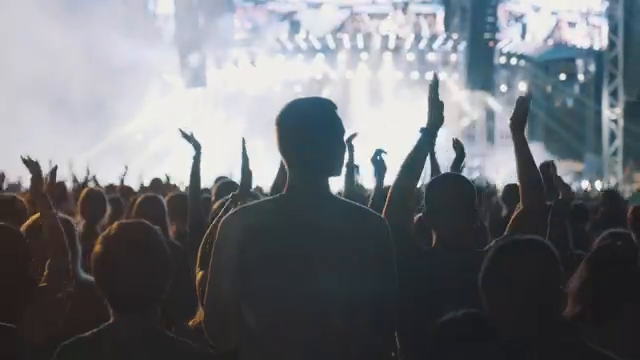
#> input picture frame 23 of dataset/videos50/mixkit_17630.mp4, 640 x 360 px
$ python check_people.py
#> lines starting #> are read from the running program, lines starting #| are printed output that depends on the picture
# -*- coding: utf-8 -*-
"""Quick pedestrian presence check using OpenCV HOG on sampled frames."""
import os, sys, cv2
import numpy as np

vdir = r"H:/PedestrianRiskDecision/dataset/videos50"
files = sorted([f for f in os.listdir(vdir) if f.lower().endswith((".mp4",".webm"))])

try:
    hog = cv2.HOGDescriptor()
    hog.setSVMDetector(cv2.HOGDescriptor_getDefaultPeopleDetector())
    have_hog = True
except Exception as e:
    print("HOG init failed:", e, file=sys.stderr)
    have_hog = False

def check(vpath, n_frames=6):
#> called with n_frames = 6
    cap = cv2.VideoCapture(vpath)
    if not cap.isOpened():
        return None
    total = int(cap.get(cv2.CAP_PROP_FRAME_COUNT)) or 0
    if total <= 0:
        cap.release()
        return None
    detections = 0
    frames_with = 0
    positions = []
    for fi in range(n_frames):
        target = int(total * (fi + 0.5) / n_frames)
        cap.set(cv2.CAP_PROP_POS_FRAMES, target)
        ok, frame = cap.read()
        if not ok or frame is None:
            continue
        frame = cv2.resize(frame, (640, 360))
        gray = cv2.cvtColor(frame, cv2.COLOR_BGR2GRAY)
        if have_hog:
            rects, _ = hog.detectMultiScale(gray, winStride=(4,4), padding=(8,8), scale=1.05)
            det = len(rects)
            if det > 0:
                frames_with += 1
                detections += det
                positions.append((fi, det))
        else:
            # fallback: variance heuristic (not reliable)
            det = 1
            frames_with += 1
            detections += 1
#> this loop made 6 passes
#> (rects, det, detections) on pass 5: ([[73, 194, 71, 142], [3, 181, 80, 159], [299, 24, 125, 249]], 3, 28)
#> (det, detections) on passes 1, 2, 3, 4, 6: (7, 7), (7, 14), (4, 18), (7, 25), (7, 35)
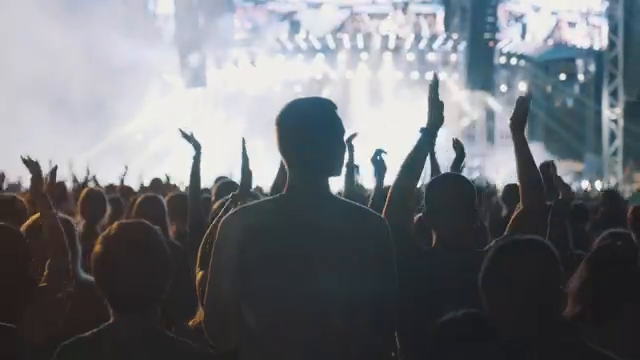
#> input picture frame 23 of dataset/videos50/mixkit_17630.mp4, 640 x 360 px
#> pass 1, in check, `gray = cv2.cvtColor(frame, cv2.COLOR_BGR2GRAY)`:
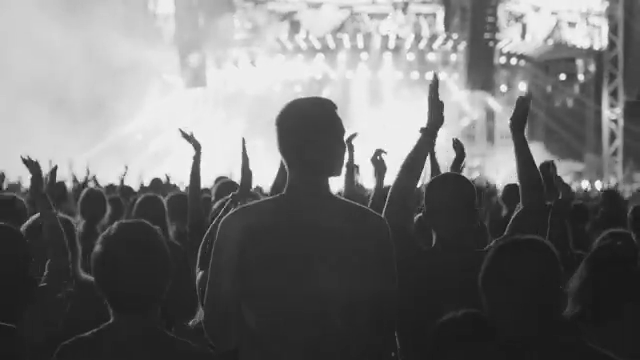
#> gray: shape (360, 640); min 21, max 255, mean 113.6
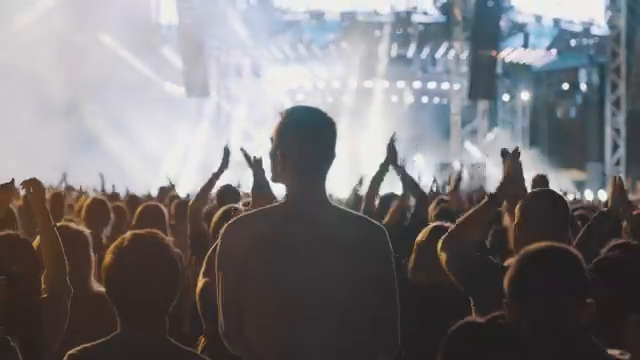
#> input picture frame 70 of dataset/videos50/mixkit_17630.mp4, 640 x 360 px
#> pass 2, in check, `gray = cv2.cvtColor(frame, cv2.COLOR_BGR2GRAY)`:
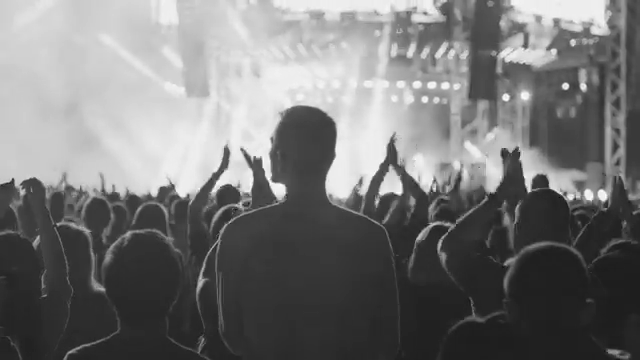
#> gray: shape (360, 640); min 11, max 255, mean 117.8
#> pass 3, in check, `ok, frame = cap.read()`:
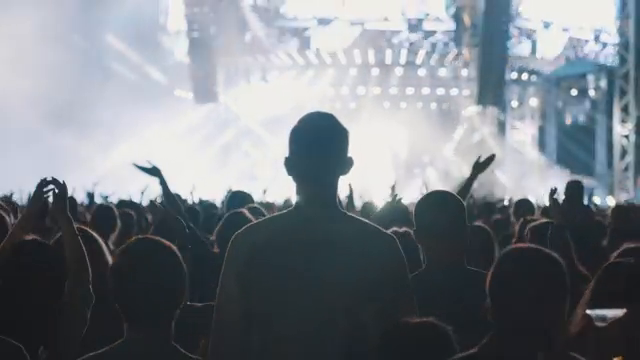
#> frame: shape (360, 640, 3); mean B, G, R 133.5, 126.7, 120.4
#> pass 3, in check, `gray = cv2.cvtColor(frame, cv2.COLOR_BGR2GRAY)`:
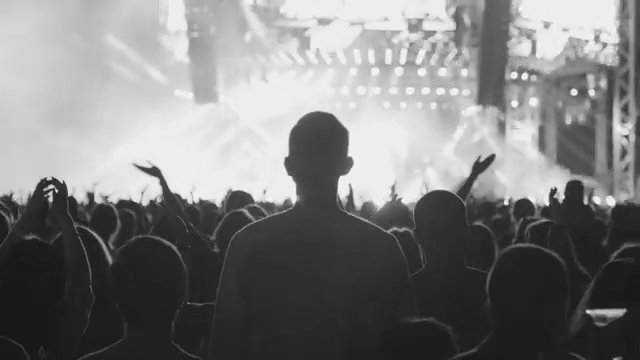
#> gray: shape (360, 640); min 16, max 255, mean 125.6
#> after the loop:
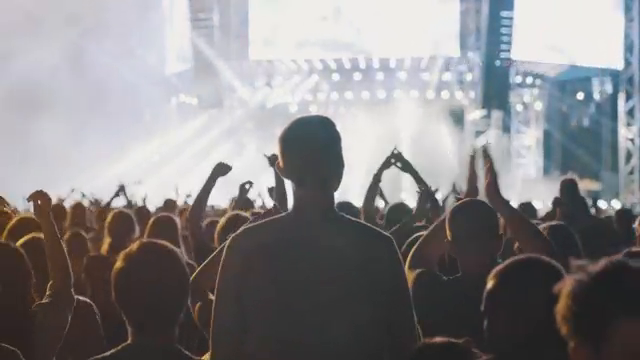
#> frame: shape (360, 640, 3); mean B, G, R 135.6, 133.8, 135.5
#> after the loop:
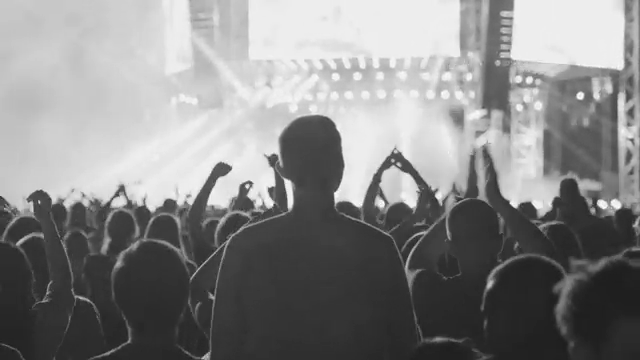
#> gray: shape (360, 640); min 29, max 255, mean 134.5
#> after the loop, detections = 35; frames_with = 6; positions = [(0, 7), (1, 7), (2, 4), (3, 7), (4, 3), (5, 7)]
    cap.release()
    return {"total_frames": total, "frames_with_people": frames_with,
            "total_detections": detections, "positions": positions}

results = {}
for fn in files:
    path = os.path.join(vdir, fn)
    r = check(path)
#> r = {'total_frames': 282, 'frames_with_people': 6, 'total_detections': 35, 'positions': [(0, 7), (1, 7), (2, 4), (3, 7), (4, 3), (5, 7)]}
    results[fn] = r
    if r:
        print(f"{fn}: det_frames={r['frames_with_people']}/6 dets={r['total_detections']} frames={r['total_frames']}")
#| mixkit_17630.mp4: det_frames=6/6 dets=35 frames=282
    else:
        print(f"{fn}: OPEN FAILED")

# Summary
ok = {f:r for f,r in results.items() if r}
#> ok = 1 item
zero = [f for f,r in ok.items() if r["frames_with_people"] == 0]
#> zero = []
print("\n=== SUMMARY ===")
print("total files:", len(files), "opened:", len(ok), "with >=1 detection frame:", len(ok)-len(zero))
#| total files: 1 opened: 1 with >=1 detection frame: 1
print("files with 0 pedestrian detections across all sampled frames:", len(zero))
#| files with 0 pedestrian detections across all sampled frames: 0
for f in zero:
    print("  ZERO:", f)
#> this loop made 0 passes

with open(os.path.join(vdir, "_hog_check.txt"), "w") as fh:
    for fn in files:
        r = results.get(fn)
        fh.write(f"{fn}\t{r if r else 'OPEN_FAIL'}\n")
print("Saved _hog_check.txt")

$ run again, starting later in the video
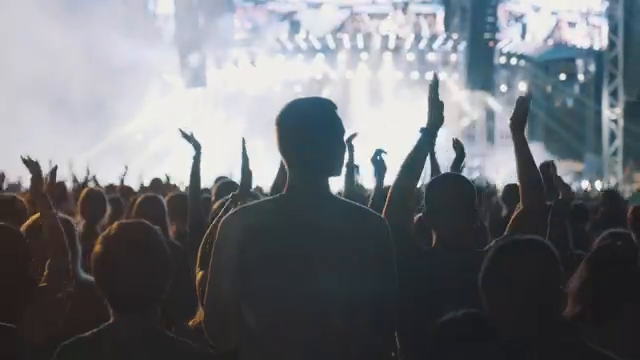
#> input picture frame 23 of dataset/videos50/mixkit_17630.mp4, 640 x 360 px
#> the loop in check, `for fi in range(n_frames):` made 6 passes
#> (rects, det, detections) on pass 5: ([[73, 194, 71, 142], [3, 181, 80, 159], [299, 24, 125, 249]], 3, 28)
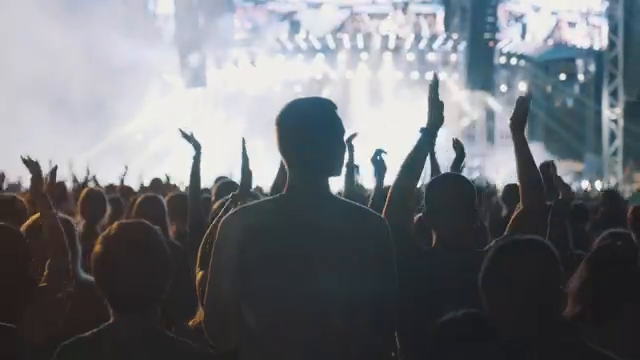
#> input picture frame 23 of dataset/videos50/mixkit_17630.mp4, 640 x 360 px
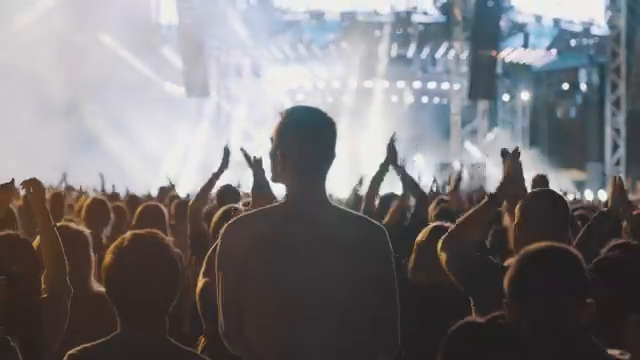
#> input picture frame 70 of dataset/videos50/mixkit_17630.mp4, 640 x 360 px
#> after the loop in check, `for fi in range(n_frames):`: detections = 35; frames_with = 6; positions = [(0, 7), (1, 7), (2, 4), (3, 7), (4, 3), (5, 7)]
#> `r = check(path)`: r = {'total_frames': 282, 'frames_with_people': 6, 'total_detections': 35, 'positions': [(0, 7), (1, 7), (2, 4), (3, 7), (4, 3), (5, 7)]}
#| mixkit_17630.mp4: det_frames=6/6 dets=35 frames=282
#> ok = 1 item
#> zero = []
#| total files: 1 opened: 1 with >=1 detection frame: 1
#| files with 0 pedestrian detections across all sampled frames: 0

$ run again, starting later in the video
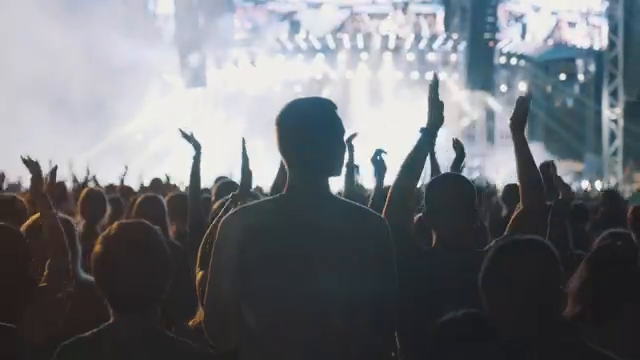
#> input picture frame 23 of dataset/videos50/mixkit_17630.mp4, 640 x 360 px
#> the loop in check, `for fi in range(n_frames):` made 6 passes
#> (rects, det, detections) on pass 5: ([[73, 194, 71, 142], [3, 181, 80, 159], [299, 24, 125, 249]], 3, 28)
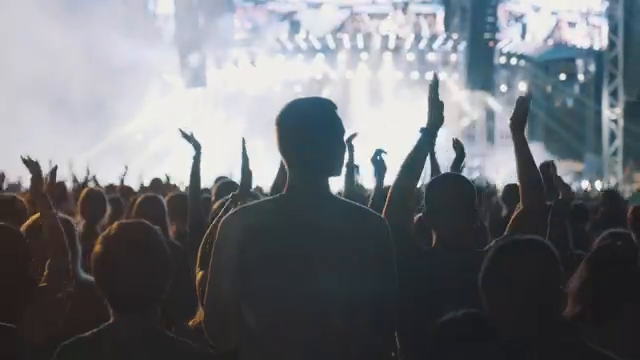
#> input picture frame 23 of dataset/videos50/mixkit_17630.mp4, 640 x 360 px
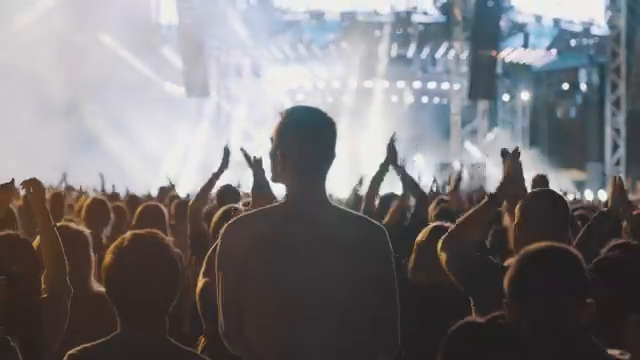
#> input picture frame 70 of dataset/videos50/mixkit_17630.mp4, 640 x 360 px
#> after the loop in check, `for fi in range(n_frames):`: detections = 35; frames_with = 6; positions = [(0, 7), (1, 7), (2, 4), (3, 7), (4, 3), (5, 7)]
#> `r = check(path)`: r = {'total_frames': 282, 'frames_with_people': 6, 'total_detections': 35, 'positions': [(0, 7), (1, 7), (2, 4), (3, 7), (4, 3), (5, 7)]}
#| mixkit_17630.mp4: det_frames=6/6 dets=35 frames=282
#> ok = 1 item
#> zero = []
#| total files: 1 opened: 1 with >=1 detection frame: 1
#| files with 0 pedestrian detections across all sampled frames: 0
